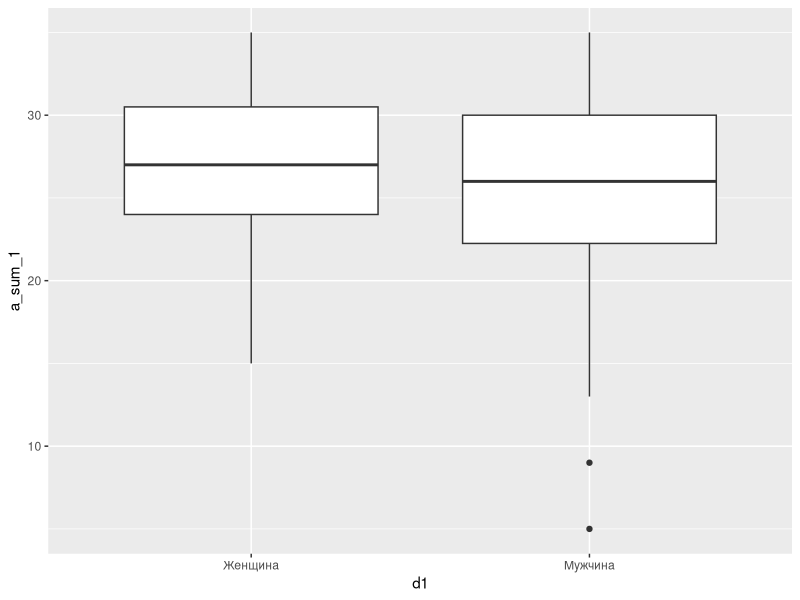
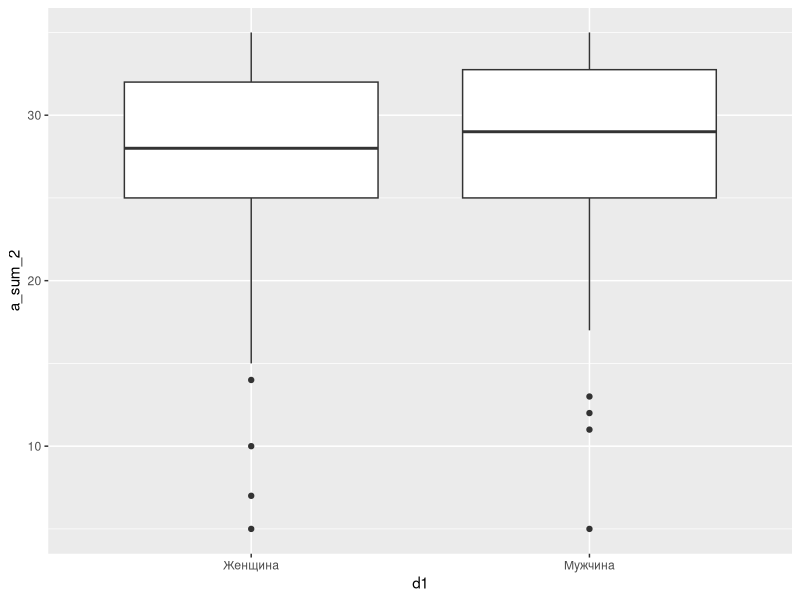
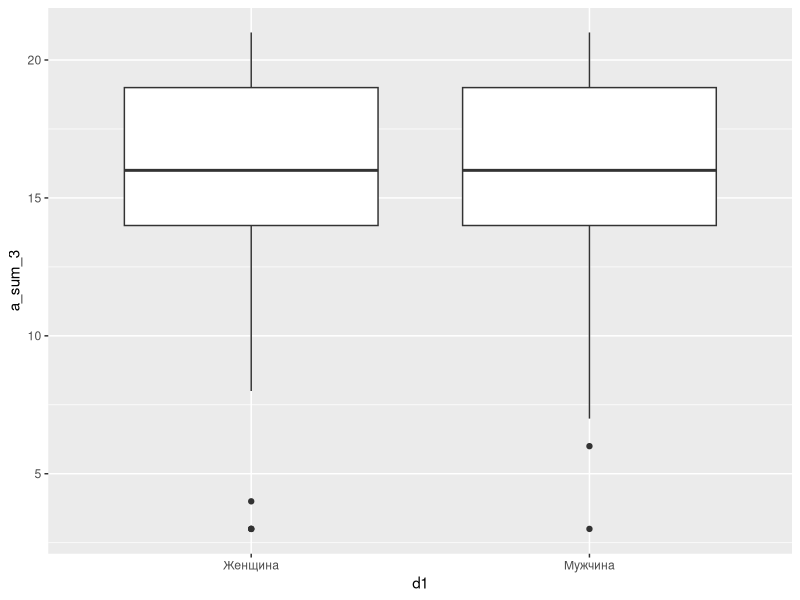
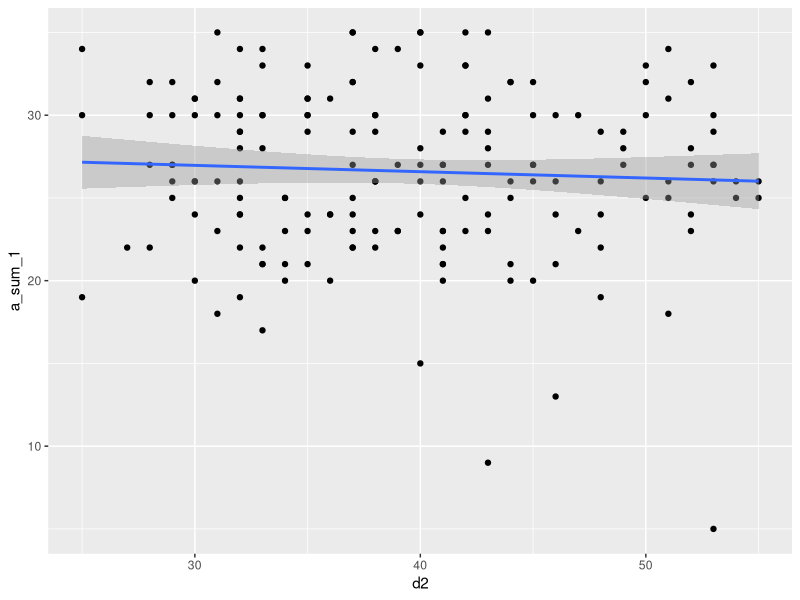
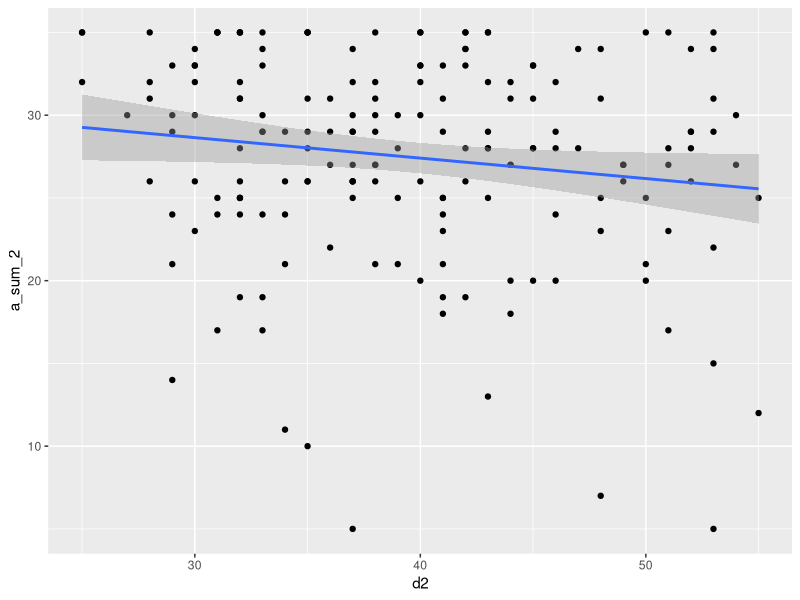
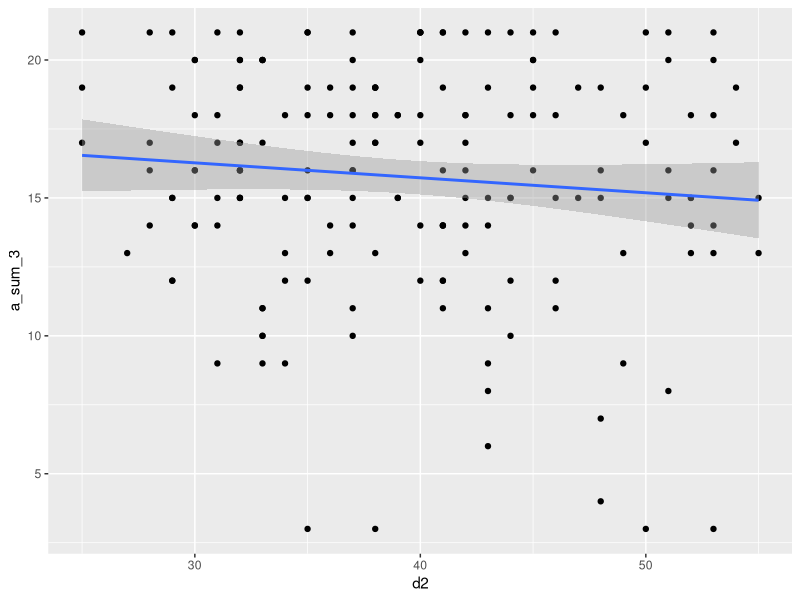
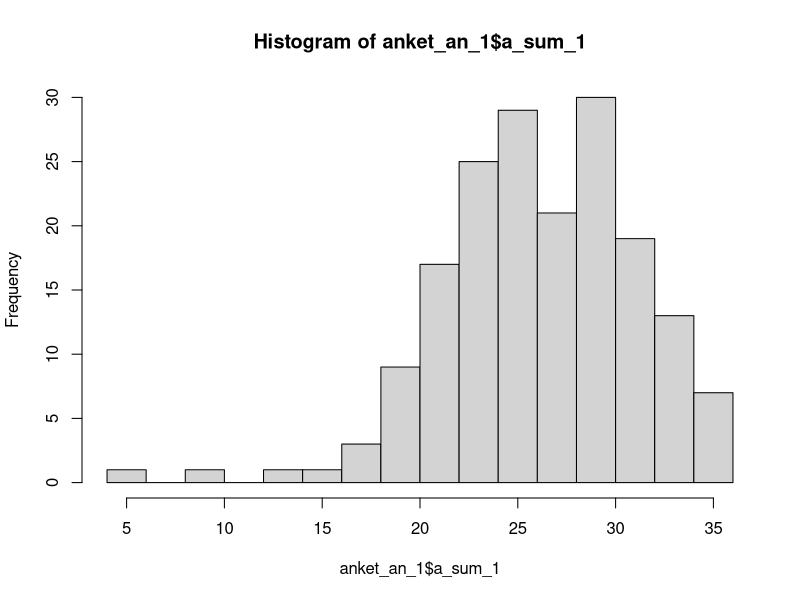
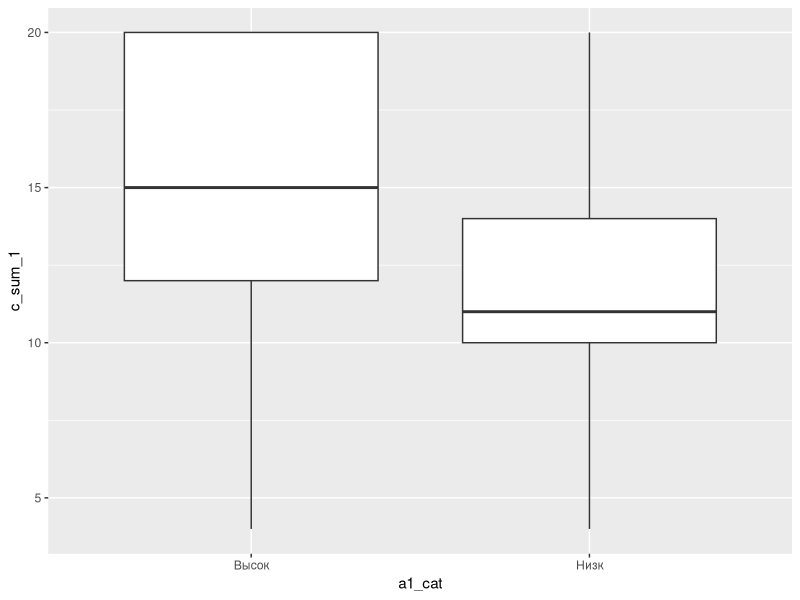

Source code (R) for these figures, in order:
#Импорт библиотек -----
library(tidyverse)
library(rstatix)

anket_an_1 <- read_csv('anket_an_1.csv')

#Конвергентная валидность -----

cor(select(anket_an_1, c(a_sum_1, c_sum_5)))
cor(select(anket_an_1, c(a_sum_2, c_sum_2, c_sum_5, b_sum_1, b_sum_4)))
cor(select(anket_an_1, c(a_sum_3, c_sum_4, b_sum_5, b_sum_6)))

#Посмотрим соц-дем ----

#Пол
anket_an_1 %>% filter(d1 %in% c('Женщина','Мужчина')) %>% t_test(a_sum_1 ~ d1) # незначимо
ggplot(anket_an_1, aes(x=d1, y=a_sum_1)) + 
  geom_boxplot()
anket_an_1 %>% filter(d1 %in% c('Женщина','Мужчина')) %>% t_test(a_sum_2 ~ d1) # незначимо
ggplot(anket_an_1, aes(x=d1, y=a_sum_2)) + 
  geom_boxplot()
anket_an_1 %>% filter(d1 %in% c('Женщина','Мужчина')) %>% t_test(a_sum_3 ~ d1) # незначимо
ggplot(anket_an_1, aes(x=d1, y=a_sum_3)) + 
  geom_boxplot()

#Возраст
cor.test(anket_an_1$d2,anket_an_1$a_sum_1) # значимо
ggplot(anket_an_1, aes(x=d2, y=a_sum_1)) + 
  geom_point() +
  geom_smooth(method = lm)
cor.test(anket_an_1$d2,anket_an_1$a_sum_2) # незначимо
ggplot(anket_an_1, aes(x=d2, y=a_sum_2)) + 
  geom_point() +
  geom_smooth(method = lm)
cor.test(anket_an_1$d2,anket_an_1$a_sum_3) # незначимо
ggplot(anket_an_1, aes(x=d2, y=a_sum_3)) + 
  geom_point() +
  geom_smooth(method = lm)

#Глубже исследуем связь первого фактора и удовлетворённости трудом ----
#Для начала создадим категориальную переменную для первого фактора
#Разобъём на три категории по 15 и 85 перцентилям

hist(anket_an_1$a_sum_1,15)
per <- quantile(anket_an_1$a_sum_1, c(.15, .85))

anket_an_1 %>% mutate(a1_cat = 'Норм') %>%  
  mutate(a1_cat = case_when(a_sum_1 <= per[1] ~ 'Низк',
                            a_sum_1 >= per[2] ~ 'Высок',
                            .default = "Норм")) -> anket_an_1

#Проведём t-тесты

#Удовлетворенность заработной платой - незначимо
anket_an_1 %>% filter(a1_cat %in% c('Высок','Низк')) %>% 
  t_test(c_sum_1 ~ a1_cat)
anket_an_1 %>% filter(a1_cat %in% c('Высок','Низк')) %>% 
  cohens_d(
    c_sum_1 ~ a1_cat, var.equal = TRUE, 
    hedges.correction = TRUE
  )
anket_an_1 %>% filter(a1_cat %in% c('Высок','Низк')) %>% 
  ggplot(aes(x=a1_cat, y=c_sum_1)) + 
  geom_boxplot()
#Удовлетворенность организацией труда - значимо (moderate)
anket_an_1 %>% filter(a1_cat %in% c('Высок','Низк')) %>% 
  t_test(c_sum_2 ~ a1_cat)
anket_an_1 %>% filter(a1_cat %in% c('Высок','Низк')) %>% 
  cohens_d(
    c_sum_2 ~ a1_cat, var.equal = TRUE, 
    hedges.correction = TRUE
  )
anket_an_1 %>% filter(a1_cat %in% c('Высок','Низк')) %>% 
  ggplot(aes(x=a1_cat, y=c_sum_2)) + 
  geom_boxplot()
#Удовлетворенность руководством - значимо (moderate)
anket_an_1 %>% filter(a1_cat %in% c('Высок','Низк')) %>% 
  t_test(c_sum_3 ~ a1_cat)
anket_an_1 %>% filter(a1_cat %in% c('Высок','Низк')) %>% 
  cohens_d(
    c_sum_3 ~ a1_cat, var.equal = TRUE, 
    hedges.correction = TRUE
  )
anket_an_1 %>% filter(a1_cat %in% c('Высок','Низк')) %>% 
  ggplot(aes(x=a1_cat, y=c_sum_3)) + 
  geom_boxplot()
#Удовлетворенность коллективом - значимо (moderate)
anket_an_1 %>% filter(a1_cat %in% c('Высок','Низк')) %>% 
  t_test(c_sum_4 ~ a1_cat)
anket_an_1 %>% filter(a1_cat %in% c('Высок','Низк')) %>% 
  cohens_d(
    c_sum_4 ~ a1_cat, var.equal = TRUE, 
    hedges.correction = TRUE
  )
anket_an_1 %>% filter(a1_cat %in% c('Высок','Низк')) %>% 
  ggplot(aes(x=a1_cat, y=c_sum_4)) + 
  geom_boxplot()
#Удовлетворенность процессом и содержанием труда - значимо (large)
anket_an_1 %>% filter(a1_cat %in% c('Высок','Низк')) %>% 
  t_test(c_sum_5 ~ a1_cat)
anket_an_1 %>% filter(a1_cat %in% c('Высок','Низк')) %>% 
  cohens_d(
    c_sum_5 ~ a1_cat, var.equal = TRUE, 
    hedges.correction = TRUE
  )
anket_an_1 %>% filter(a1_cat %in% c('Высок','Низк')) %>% 
  ggplot(aes(x=a1_cat, y=c_sum_5)) + 
  geom_boxplot()